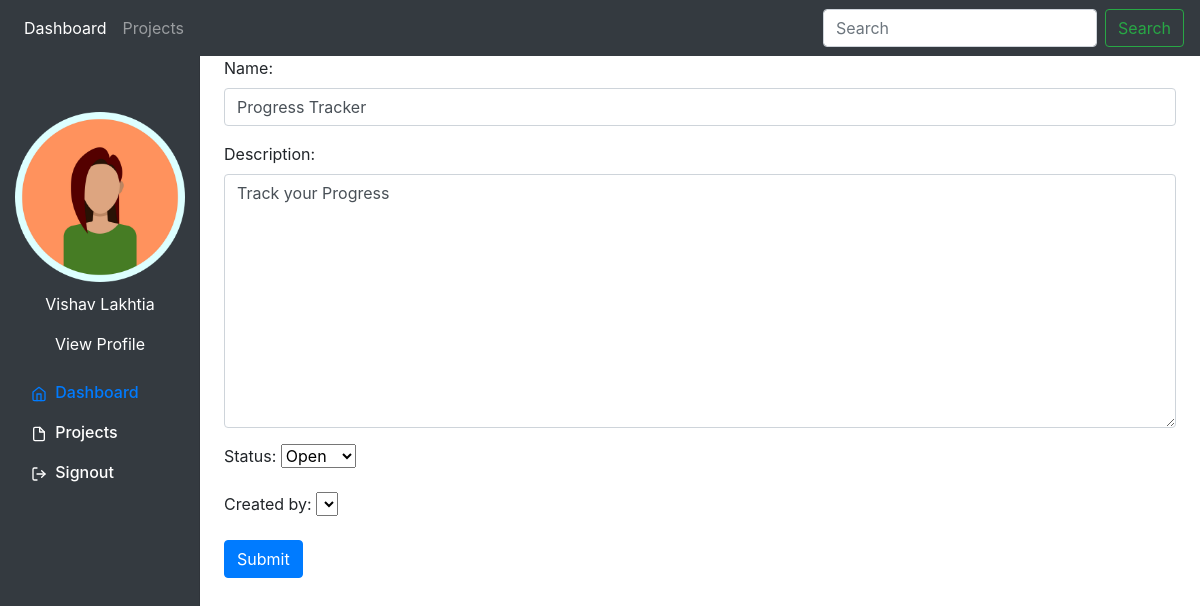
/project/update/1, run on an earlier commit of the app's database.
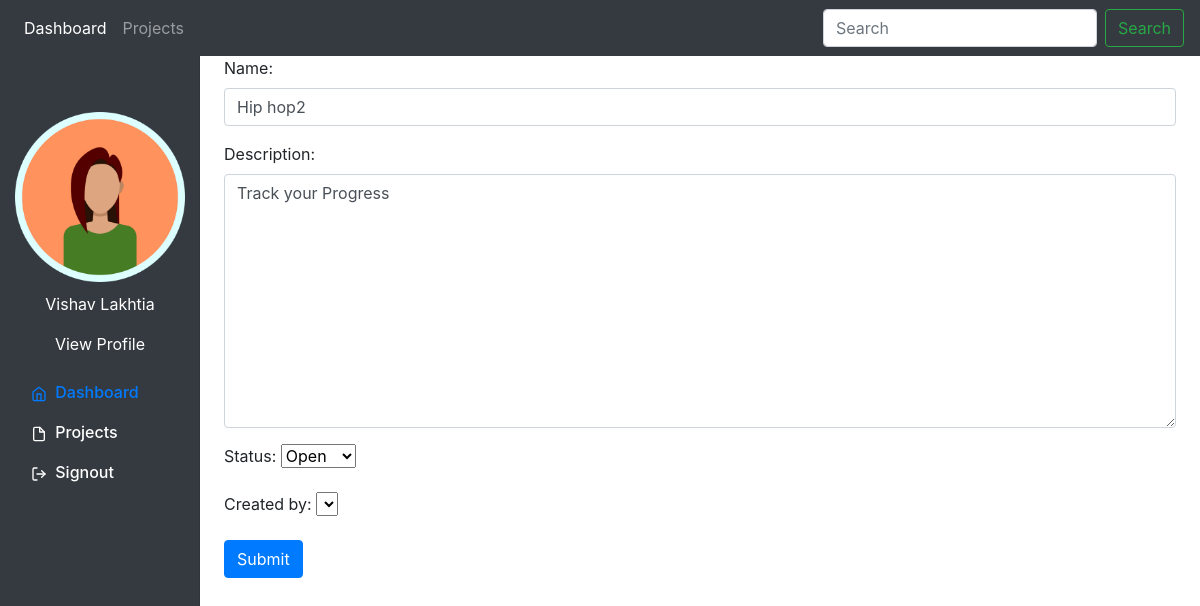
And on a later commit of the database.
### System/models.py (models this page shows, shortened)
class Project(models.Model):
    PROJECT_STATUS = (
        ("Open", "Open"),
        ("Closed", "Closed")
    )
    name = models.CharField(max_length=50)
    description = models.TextField(max_length=1000)
    date_created = models.DateField(auto_now=True)
    last_updated = models.DateField(auto_now=True)
    status = models.CharField(max_length=200, choices=PROJECT_STATUS, default="Open", null=True)
    created_by = models.ForeignKey(User, on_delete=models.CASCADE, related_name='user_projects')

### System/views.py (the view, shortened to what this page needs)
# urls.py: path('project/update/<int:pk>', views.update_project_view, name="updateProject"),
def update_project_view(request, pk):
    project = Project.objects.get(id=pk)
    form = CreateProject(request.user, instance=project)
    return render(request, "update_project.html",{
        'form': form
    })

### System/forms.py
class CreateProject(ModelForm):
    def __init__(self, user, *args, **kwargs):
        super(CreateProject, self).__init__(*args, **kwargs)
        try:
            q = User.objects.filter(username=user)
            self.fields['created_by'] = ModelChoiceField(queryset=q, initial=q)
        except:
            pass
    name = forms.CharField(widget=forms.TextInput(attrs={
        'class': 'form-control',
    }))
    description = forms.CharField(widget=forms.Textarea(attrs={
        'class': 'form-control',
        'style': 'margin-bottom: 10px'
    }))
    created_by = forms.CharField(widget=forms.Select(attrs={
        'class': 'form-control',
    }))
    class Meta:
        model = Project
        fields = ["name", "description", "status", "created_by"]

### System/templates/update_project.html (shortened to what this page needs)
{% extends 'base.html' %}
{% block content %}
    <form method="POST" action="">
        {{ form.as_p }}
        <input class="btn btn-primary" type="submit" name="Update Information">
    </form>
{% endblock %}

What changed in the data, as far as the page shows it:
changed Project "Track your Progress": name "Progress Tracker" → "Hip hop2"
